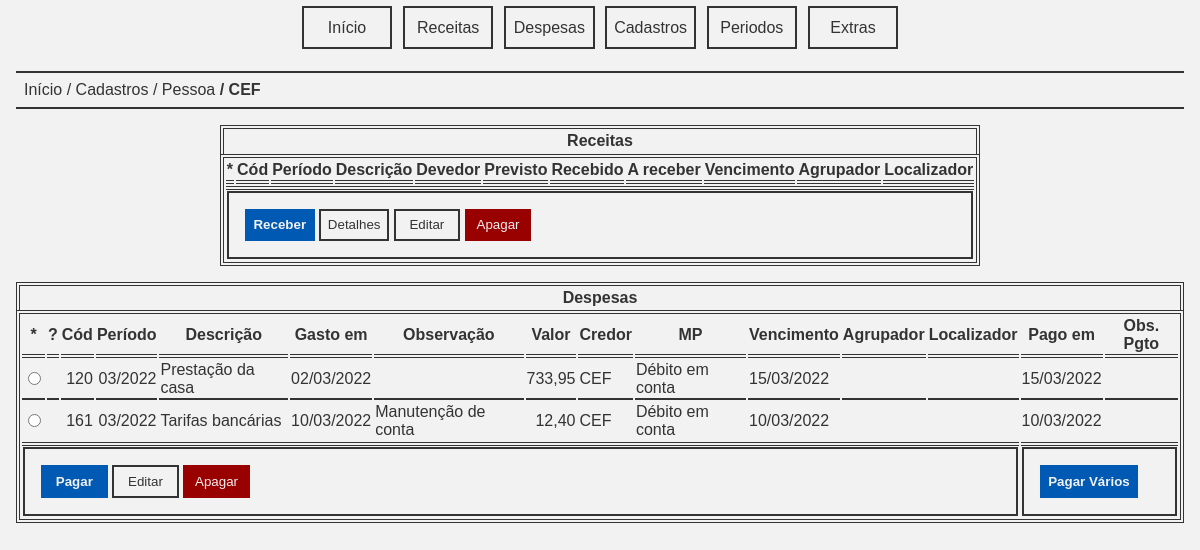
/pessoa.php?pessoa=CEF, run on the app's committed database.
### tables this page shows
CREATE TABLE IF NOT EXISTS `despesas` (
  `cod` int(11) NOT NULL AUTO_INCREMENT,
  `periodo` int(11) NOT NULL,
  `descricao` varchar(255) NOT NULL,
  `valor` decimal(10,2) NOT NULL,
  PRIMARY KEY (`cod`)
);

CREATE TABLE IF NOT EXISTS `gastos` (
  `cod` int(11) NOT NULL AUTO_INCREMENT,
  `despesa` int(11) NOT NULL,
  `gastoem` date NOT NULL,
  `observacao` varchar(255) DEFAULT NULL,
  `valor` decimal(10,2) NOT NULL,
  `credor` varchar(255) NOT NULL,
  `mp` varchar(255) NOT NULL,
  `vencimento` date DEFAULT NULL,
  `agrupador` varchar(255) DEFAULT NULL,
  `localizador` varchar(255) DEFAULT NULL,
  `pagoem` date DEFAULT NULL,
  `observacao_pgto` varchar(255) DEFAULT NULL,
  PRIMARY KEY (`cod`)
);

### app/periodo.php (called while the page is built, shortened)
<?php
require_once '../app/despesa.php';
function periodo2int(string $periodo): int {
    $dt = date_create_from_format('Y-m', $periodo);
    return (int) $dt->format('Ym');
}
function int2periodo(int $periodo): string {
    $dt = date_create_from_format('Ym', $periodo);
    return $dt->format('Y-m');
}
function format_periodo(string $periodo): string {
    $dt = date_create_from_format('Y-m', $periodo);
    return $dt->format('m/Y');
}
function format_date(string $date): string {
    $dt = date_create_from_format('Y-m-d', $date);
    return $dt->format('d/m/Y');
}

### app/despesa.php (called while the page is built, shortened)
<?php
require_once 'periodo.php';
function gastos_filtrar(string $periodoInicial, string $periodoFinal, string $gastoemInicial, string $gastoemFinal, string $vencimentoInicial, string $vencimentoFinal, string $pagoemInicial, string $pagoemFinal, string $observacao, string $observacao_pgto, string $credor, string $mp, float $valorInicial, float $valorFinal, string $agrupador, string $localizador): array {
    $dbh = connect();
    $stmt = $dbh->prepare('SELECT despesas.periodo AS periodo, despesas.descricao AS descricao, gastos.* FROM despesas, gastos WHERE despesas.cod = gastos.despesa AND (despesas.periodo BETWEEN :periodoInicial AND :periodoFinal) AND (gastos.gastoem BETWEEN :gastoemInicial AND :gastoemFinal) AND (gastos.vencimento BETWEEN :vencimentoInicial AND :vencimentoFinal) AND (gastos.pagoem BETWEEN :pagoemInicial AND :pagoemFinal) AND (gastos.observacao LIKE :observacao) AND (gastos.observacao_pgto LIKE :observacao_pgto) AND (gastos.credor LIKE :credor) AND (gastos.mp LIKE :mp) AND (gastos.valor BETWEEN :valorInicial AND :valorFinal) AND (gastos.agrupador LIKE :agrupador) AND (gastos.localizador LIKE :localizador);');
    $data = [
        'periodoInicial' => periodo2int($periodoInicial),
        'periodoFinal' => periodo2int($periodoFinal),
        'gastoemInicial' => $gastoemInicial,
        'gastoemFinal' => $gastoemFinal,
        'vencimentoInicial' => $vencimentoInicial,
        'vencimentoFinal' => $vencimentoFinal,
        'pagoemInicial' => $pagoemInicial,
        'pagoemFinal' => $pagoemFinal,
        'observacao' => $observacao,
        'observacao_pgto' => $observacao_pgto,
        'credor' => $credor,
        'mp' => $mp,
        'valorInicial' => $valorInicial,
        'valorFinal' => $valorFinal,
        'agrupador' => $agrupador,
        'localizador' => $localizador
    ];
    if ($stmt->execute($data) === false) {
        trigger_error("Falha ao filtrar os gastos.", E_USER_ERROR);
    }
    $data = $stmt->fetchAll();
    return $data;
}

### app/valor.php (called while the page is built, shortened)
<?php
function currency(float $valor): string {
    $num = number_format($valor, 2, ',', '.');
    return $num;
}

### public/pessoa.php (the view, shortened to what this page needs)
<?php
require '../tpl/pageh.php';
require_once '../app/valor.php';
require_once '../app/despesa.php';
if(key_exists('pessoa', $_GET)){
    $pessoa = $_GET['pessoa'];
}else{
    trigger_error('Pessoa não informada.', E_USER_ERROR);
}
$gastos = gastos_filtrar('0000-00', '9999-12', '0000-00-00', '9999-12-31', '0000-00-00', '9999-12-31', '0000-00-00', '9999-12-31', '%', '%', $pessoa, '%', PHP_INT_MIN, PHP_INT_MAX, '%', '%');
?>
<nav class="breadcrumb">
    <a class="item" href="index.php">Início</a>
    <a class="item" href="cadastros.php">Cadastros</a>
    <a class="item" href="pessoas.php">Pessoa</a>
    <a class="item"><?=$pessoa;?></a>
</nav>
<div class="container" style="margin: 1em;">
    <table class="table" style="margin-left: auto; margin-right: auto;">
        <caption>Receitas</caption>
        <thead>
            <tr>
                <th>*</th>
                <th>Cód</th>
                <th>Período</th>
                <th>Descrição</th>
                <th>Devedor</th>
                <th>Previsto</th>
                <th>Recebido</th>
                <th>A receber</th>
                <th>Vencimento</th>
                <th>Agrupador</th>
                <th>Localizador</th>
            </tr>
        </thead>
        <tfoot>
            <tr>
                <td colspan="11">
                    <form id="processar_receita" class="buttons">
                        <button type="submit" class="button primary" formaction="receber.php" formmethod="GET">Receber</button>
                        <button type="submit" class="button" formaction="receita_detalhes.php" formmethod="GET">Detalhes</button>
                        <button type="submit" class="button" formaction="receita_editar.php" formmethod="GET">Editar</button>
                        <button type="submit" class="button error" formaction="receita_apagar.php" formmethod="GET">Apagar</button>
                    </form>
                </td>
            </tr>
        </tfoot>
    </table>
</div>
<div class="container" style="margin: 1em;">
    <table class="table" style="margin-left: auto; margin-right: auto;">
        <caption>Despesas</caption>
        <thead>
            <tr>
                <th>*</th>
                <th>?</th>
                <th>Cód</th>
                <th>Período</th>
                <th>Descrição</th>
                <th>Gasto em</th>
                <th>Observação</th>
                <th>Valor</th>
                <th>Credor</th>
                <th>MP</th>
                <th>Vencimento</th>
                <th>Agrupador</th>
                <th>Localizador</th>
                <th>Pago em</th>
                <th>Obs. Pgto</th>
            </tr>
        </thead>
        <tbody>
            <?php foreach ($gastos as $item): ?>
                <tr>
                    <td>
                        <input type="radio" name="cod" form="processar_gasto" value="<?=$item['cod'];?>">
                    </td>
                    <td>
                    </td>
                    <td style="text-align: right"><?= $item['cod']; ?></td>
                    <td style="text-align: right"><?= format_periodo(int2periodo($item['periodo'])); ?></td>
                    <td>
                        <a href="despesa_detalhes.php?despesa=<?= $item['despesa']; ?>"><?= $item['descricao']; ?></a>
                    </td>
                    <td><?= format_date($item['gastoem']);?></td>
                    <td><?= $item['observacao'];?></td>
                    <td style="text-align: right"><?= currency($item['valor']); ?></td>
                    <td><?= $item['credor'];?></td>
                    <td><?= $item['mp'];?></td>
                    <td><?= format_date($item['vencimento']);?></td>
                    <td><?= $item['agrupador'];?></td>
                    <td><?= $item['localizador'];?></td>
                    <td><?= format_date($item['pagoem']);?></td>
                    <td><?= $item['observacao_pgto'];?></td>
                </tr>
            <?php endforeach; ?>
        </tbody>
        <tfoot>
            <tr>
                <td colspan="13">
                    <form id="processar_gasto" class="buttons">
                        <button type="submit" class="button primary" formaction="pagar.php" formmethod="GET">Pagar</button>
                        <button type="submit" class="button" formaction="gasto_editar.php" formmethod="GET">Editar</button>
                        <button type="submit" class="button error" formaction="gasto_apagar.php" formmethod="GET">Apagar</button>
                    </form>
                </td>
                <td colspan="2">
                    <form id="pagar_varios" class="buttons">
                        <button type="submit" class="button primary" formaction="pagar_varios.php" formmethod="POST">Pagar Vários</button>
                    </form>
                </td>
            </tr>
        </tfoot>
    </table>
</div>
<?php require '../tpl/pagef.php'; ?>

### public/assets/css/basic.css (style rules this page uses)
:root { --tc: #333333; --bgc: #f2f2f2; --dc: #0059b3; --dac: #0073e6; --ec: #990000; --eac: #b30000; --sc: #009900; --sac: #006600; --wc: #ff9900; --wac: #cc7a00; }
body { color: var(--tc); font-family: sans-serif; background-color: var(--bgc); padding: 0; margin: 0; }
a { text-decoration: none; color: var(--tc); font-style: normal; }
.item { font-style: normal; }
.container { margin: 1em; padding: 0; border: none; }
.breadcrumb { margin: 1em; font-style: italic; border-top: solid 0.15em var(--tc); border-bottom: solid 0.15em var(--tc); padding: 0.5em; }
.breadcrumb > .item::before { content: " / "; }
.breadcrumb > .item:first-child::before { content: ""; }
.breadcrumb > .item:last-child { font-weight: bold; }
.buttons { border: solid 0.15em var(--tc); padding: 1em; }
.button { background: transparent; border: solid 0.15em var(--tc); padding: 0.5em; min-width: 5em; color: var(--tc); }
.button.primary { background-color: var(--dc); border: solid 0.15em var(--dc); color: var(--bgc); font-weight: bold; }
.button.error { background-color: var(--ec); border: solid 0.15em var(--ec); color: var(--bgc); }
.table { border: double 0.25em var(--tc); margin: 0.2em; }
.table > tbody > tr > td { border-bottom: solid 0.15em var(--tc); }
.table > tbody > tr:last-child > td { border-bottom: none; }
.table > thead > tr > th, .table > tfoot > tr > th { font-weight: bold; }
.table > thead > tr > th, .table > thead > tr > td { border-bottom: double 0.25em var(--tc); }
.table > tfoot > tr > th, .table > tfoot > tr > td { border-top: double 0.25em var(--tc); }
.table > caption { border-top: double 0.25em var(--tc); border-left: double 0.25em var(--tc); border-right: double 0.25em var(--tc); font-weight: bold; padding: 0.2em; }

### data on the page
despesas: gastos.cod "120", periodo "03/2022", descricao "Prestação da casa", gastos.gastoem "02/03/2022", gastos.valor "733,95", gastos.credor "CEF", gastos.mp "Débito em conta", gastos.vencimento "15/03/2022", gastos.pagoem "15/03/2022"
despesas: gastos.cod "161", periodo "03/2022", descricao "Tarifas bancárias", gastos.gastoem "10/03/2022", gastos.observacao "Manutenção de conta", gastos.valor "12,40", gastos.credor "CEF", gastos.mp "Débito em conta", gastos.vencimento "10/03/2022", gastos.pagoem "10/03/2022"

### other printed values
$pessoa "CEF"
